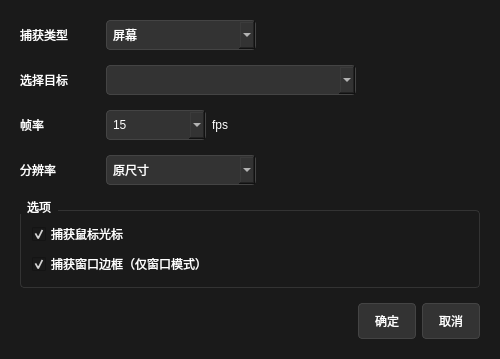
<?xml version="1.0" encoding="UTF-8"?>
<ui version="4.0">
 <class>ScreenShareDialog</class>
 <widget class="QDialog" name="ScreenShareDialog">
  <property name="geometry">
   <rect>
    <x>0</x>
    <y>0</y>
    <width>500</width>
    <height>350</height>
   </rect>
  </property>
  <property name="windowTitle">
   <string>共享屏幕</string>
  </property>
  <property name="styleSheet">
   <string notr="true">QDialog { background-color: #1a1a1a; color: #ffffff; }
QWidget { background-color: #1a1a1a; color: #ffffff; }
QLabel { color: #ffffff; }
QComboBox { background-color: #333333; color: #ffffff; border: 1px solid #444444; border-radius: 4px; padding: 6px; }
QCheckBox { color: #ffffff; }
QSpinBox { background-color: #333333; color: #ffffff; border: 1px solid #444444; border-radius: 4px; padding: 4px; }
QGroupBox { color: #ffffff; border: 1px solid #333333; border-radius: 4px; margin-top: 10px; }
QGroupBox::title { subcontrol-origin: margin; subcontrol-position: top left; padding: 0 5px; }
QPushButton { background-color: #333333; color: #ffffff; border: 1px solid #444444; border-radius: 4px; padding: 8px 16px; }
QPushButton:hover { background-color: #444444; }
QPushButton:pressed { background-color: #555555; }</string>
  </property>
  <layout class="QVBoxLayout" name="verticalLayout">
   <property name="spacing">
    <number>15</number>
   </property>
   <property name="leftMargin">
    <number>20</number>
   </property>
   <property name="topMargin">
    <number>20</number>
   </property>
   <property name="rightMargin">
    <number>20</number>
   </property>
   <property name="bottomMargin">
    <number>20</number>
   </property>
   <!-- 捕获类型选择 -->
   <item>
    <layout class="QHBoxLayout" name="horizontalLayout_type">
     <item>
      <widget class="QLabel" name="label_type">
       <property name="text">
        <string>捕获类型</string>
       </property>
       <property name="minimumSize">
        <size>
         <width>80</width>
         <height>0</height>
        </size>
       </property>
      </widget>
     </item>
     <item>
      <widget class="QComboBox" name="comboBox_type">
       <property name="minimumSize">
        <size>
         <width>150</width>
         <height>0</height>
        </size>
       </property>
       <item>
        <property name="text">
         <string>屏幕</string>
        </property>
       </item>
       <item>
        <property name="text">
         <string>窗口</string>
        </property>
       </item>
      </widget>
     </item>
     <item>
      <spacer name="horizontalSpacer_type">
       <property name="orientation">
        <enum>Qt::Horizontal</enum>
       </property>
       <property name="sizeHint" stdset="0">
        <size>
         <width>40</width>
         <height>20</height>
        </size>
       </property>
      </spacer>
     </item>
    </layout>
   </item>
   <!-- 屏幕/窗口选择 -->
   <item>
    <layout class="QHBoxLayout" name="horizontalLayout_target">
     <item>
      <widget class="QLabel" name="label_target">
       <property name="text">
        <string>选择目标</string>
       </property>
       <property name="minimumSize">
        <size>
         <width>80</width>
         <height>0</height>
        </size>
       </property>
      </widget>
     </item>
     <item>
      <widget class="QComboBox" name="comboBox_target">
       <property name="minimumSize">
        <size>
         <width>250</width>
         <height>0</height>
        </size>
       </property>
      </widget>
     </item>
     <item>
      <spacer name="horizontalSpacer_target">
       <property name="orientation">
        <enum>Qt::Horizontal</enum>
       </property>
       <property name="sizeHint" stdset="0">
        <size>
         <width>40</width>
         <height>20</height>
        </size>
       </property>
      </spacer>
     </item>
    </layout>
   </item>
   <!-- 帧率设置 -->
   <item>
    <layout class="QHBoxLayout" name="horizontalLayout_fps">
     <item>
      <widget class="QLabel" name="label_fps">
       <property name="text">
        <string>帧率</string>
       </property>
       <property name="minimumSize">
        <size>
         <width>80</width>
         <height>0</height>
        </size>
       </property>
      </widget>
     </item>
     <item>
      <widget class="QComboBox" name="comboBox_fps">
       <property name="minimumSize">
        <size>
         <width>100</width>
         <height>0</height>
        </size>
       </property>
       <item>
        <property name="text">
         <string>15</string>
        </property>
       </item>
       <item>
        <property name="text">
         <string>30</string>
        </property>
       </item>
       <item>
        <property name="text">
         <string>60</string>
        </property>
       </item>
      </widget>
     </item>
     <item>
      <widget class="QLabel" name="label_fps_unit">
       <property name="text">
        <string>fps</string>
       </property>
      </widget>
     </item>
     <item>
      <spacer name="horizontalSpacer_fps">
       <property name="orientation">
        <enum>Qt::Horizontal</enum>
       </property>
       <property name="sizeHint" stdset="0">
        <size>
         <width>40</width>
         <height>20</height>
        </size>
       </property>
      </spacer>
     </item>
    </layout>
   </item>
   <!-- 分辨率设置 -->
   <item>
    <layout class="QHBoxLayout" name="horizontalLayout_resolution">
     <item>
      <widget class="QLabel" name="label_resolution">
       <property name="text">
        <string>分辨率</string>
       </property>
       <property name="minimumSize">
        <size>
         <width>80</width>
         <height>0</height>
        </size>
       </property>
      </widget>
     </item>
     <item>
      <widget class="QComboBox" name="comboBox_resolution">
       <property name="minimumSize">
        <size>
         <width>150</width>
         <height>0</height>
        </size>
       </property>
       <item>
        <property name="text">
         <string>原尺寸</string>
        </property>
       </item>
       <item>
        <property name="text">
         <string>1920x1080</string>
        </property>
       </item>
       <item>
        <property name="text">
         <string>1280x720</string>
        </property>
       </item>
       <item>
        <property name="text">
         <string>1024x768</string>
        </property>
       </item>
      </widget>
     </item>
     <item>
      <spacer name="horizontalSpacer_resolution">
       <property name="orientation">
        <enum>Qt::Horizontal</enum>
       </property>
       <property name="sizeHint" stdset="0">
        <size>
         <width>40</width>
         <height>20</height>
        </size>
       </property>
      </spacer>
     </item>
    </layout>
   </item>
   <!-- 选项设置 -->
   <item>
    <widget class="QGroupBox" name="groupBox_options">
     <property name="title">
      <string>选项</string>
     </property>
     <layout class="QVBoxLayout" name="verticalLayout_options">
      <item>
       <widget class="QCheckBox" name="checkBox_cursor">
        <property name="text">
         <string>捕获鼠标光标</string>
        </property>
        <property name="checked">
         <bool>true</bool>
        </property>
       </widget>
      </item>
      <item>
       <widget class="QCheckBox" name="checkBox_border">
        <property name="text">
         <string>捕获窗口边框（仅窗口模式）</string>
        </property>
        <property name="checked">
         <bool>true</bool>
        </property>
       </widget>
      </item>
     </layout>
    </widget>
   </item>
   <item>
    <spacer name="verticalSpacer">
     <property name="orientation">
      <enum>Qt::Vertical</enum>
     </property>
     <property name="sizeHint" stdset="0">
      <size>
       <width>20</width>
       <height>40</height>
      </size>
     </property>
    </spacer>
   </item>
   <!-- 底部按钮 -->
   <item>
    <layout class="QHBoxLayout" name="horizontalLayout_buttons">
     <item>
      <spacer name="horizontalSpacer_buttons">
       <property name="orientation">
        <enum>Qt::Horizontal</enum>
       </property>
       <property name="sizeHint" stdset="0">
        <size>
         <width>40</width>
         <height>20</height>
        </size>
       </property>
      </spacer>
     </item>
     <item>
      <widget class="QPushButton" name="pushButton_ok">
       <property name="text">
        <string>确定</string>
       </property>
      </widget>
     </item>
     <item>
      <widget class="QPushButton" name="pushButton_cancel">
       <property name="text">
        <string>取消</string>
       </property>
      </widget>
     </item>
    </layout>
   </item>
  </layout>
 </widget>
 <layoutdefault spacing="6" margin="11"/>
 <resources/>
 <connections/>
</ui>
